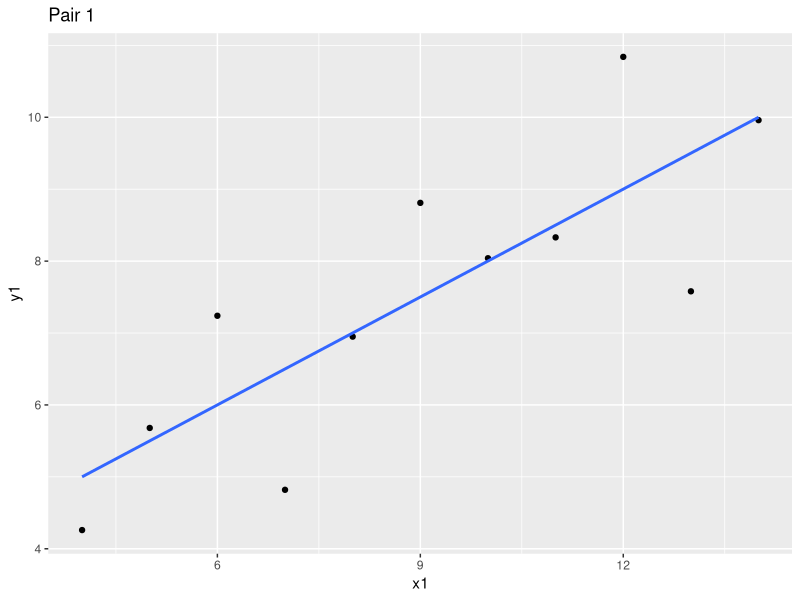
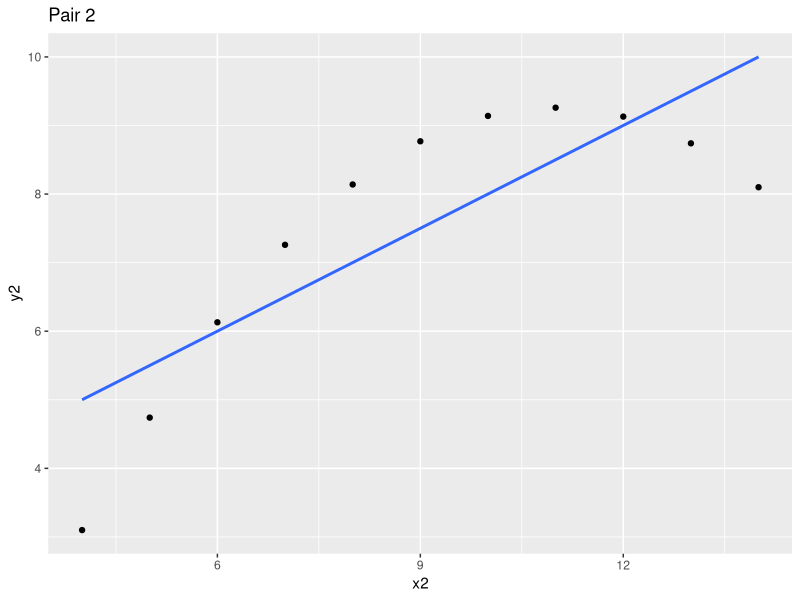
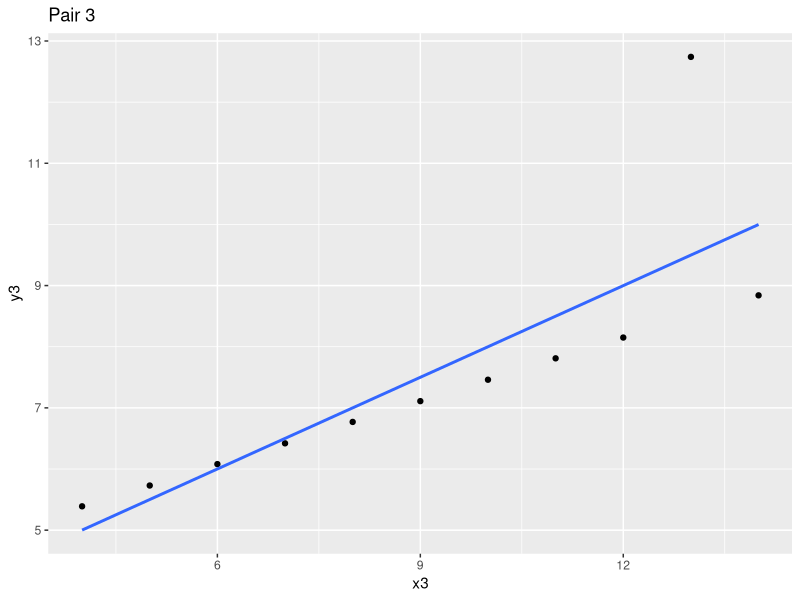
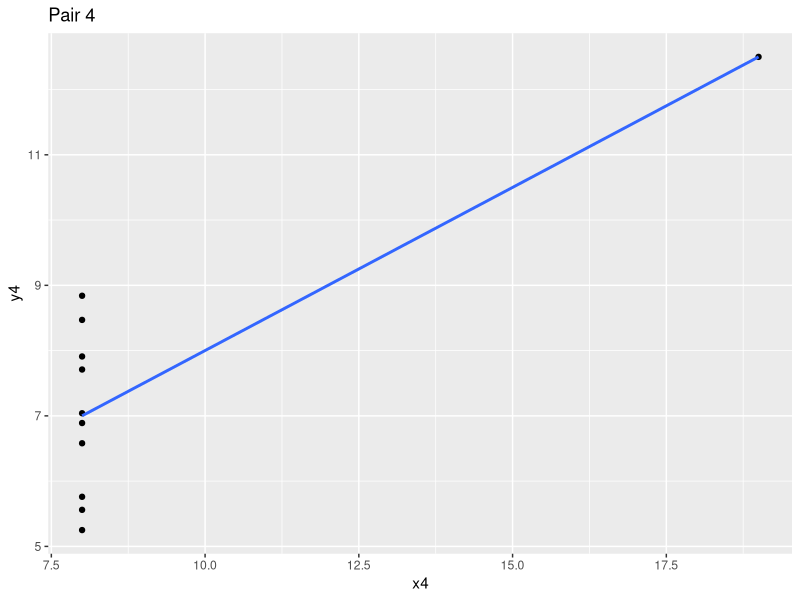
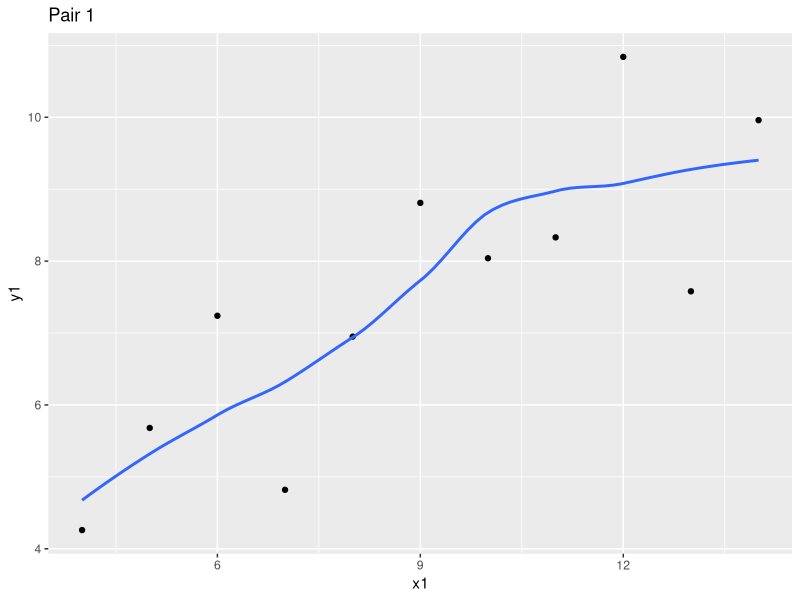
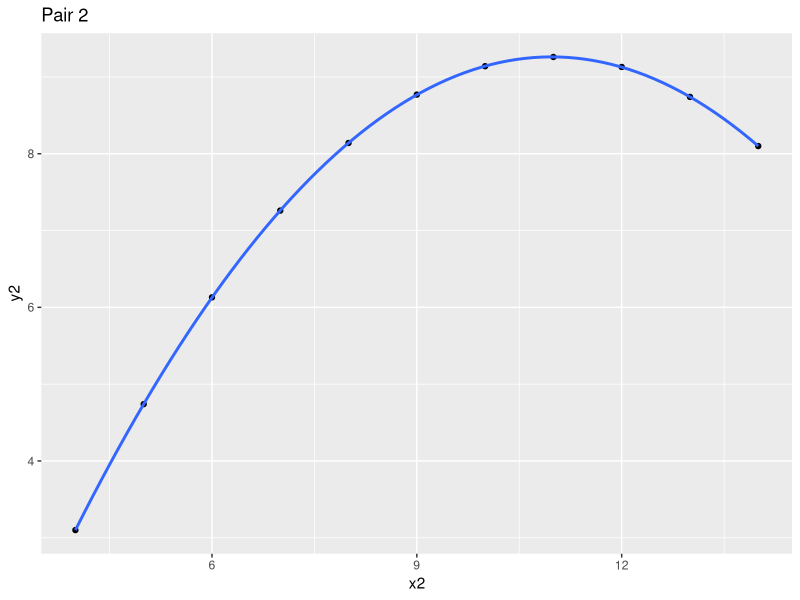
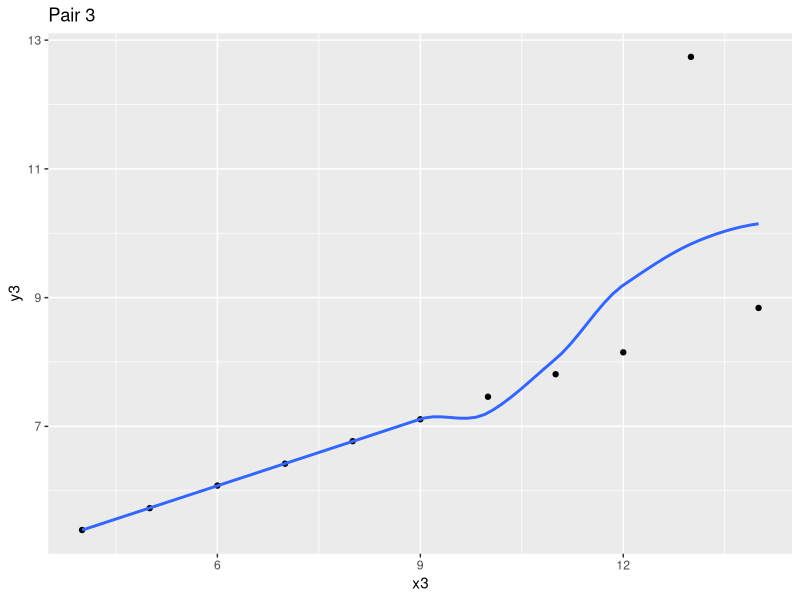

The R script that drew these images, in order:
## ---- chunk 1
library("tidyverse")
library("scales")
library("ggthemes")
## ---- chunk 2
anscombe
## ---- chunk 3
x <- anscombe[,1:4]
y <- anscombe[,5:8]
cor(x,y)
## ---- chunk 4
diag( cor(x,y) )
## ---- chunk 5
ggplot(data=anscombe, mapping=aes(x=x1, y=y1)) + 
  geom_point() + 
  labs(title="Pair 1") + 
  stat_smooth(method="lm", se=FALSE)
## ---- chunk 6
ggplot(data=anscombe, mapping=aes(x=x2, y=y2)) + 
  geom_point() + 
  labs(title="Pair 2") + 
  stat_smooth(method="lm", se=FALSE)
## ---- chunk 7
ggplot(data=anscombe, mapping=aes(x=x3, y=y3)) + 
  geom_point() + 
  labs(title="Pair 3") + 
  stat_smooth(method="lm", se=FALSE)
## ---- chunk 8
ggplot(data=anscombe, mapping=aes(x=x4, y=y4)) + 
  geom_point() + 
  labs(title="Pair 4") + 
  stat_smooth(method="lm", se=FALSE)
## ---- chunk 9
ggplot(data=anscombe, mapping=aes(x=x1, y=y1)) + 
  geom_point() + 
  labs(title="Pair 1") + 
  stat_smooth(method="loess", se=FALSE)
ggplot(data=anscombe, mapping=aes(x=x2, y=y2)) + 
  geom_point() + 
  labs(title="Pair 2") + 
  stat_smooth(method="loess", se=FALSE)
ggplot(data=anscombe, mapping=aes(x=x3, y=y3)) + 
  geom_point() + 
  labs(title="Pair 3") + 
  stat_smooth(method="loess", se=FALSE)
